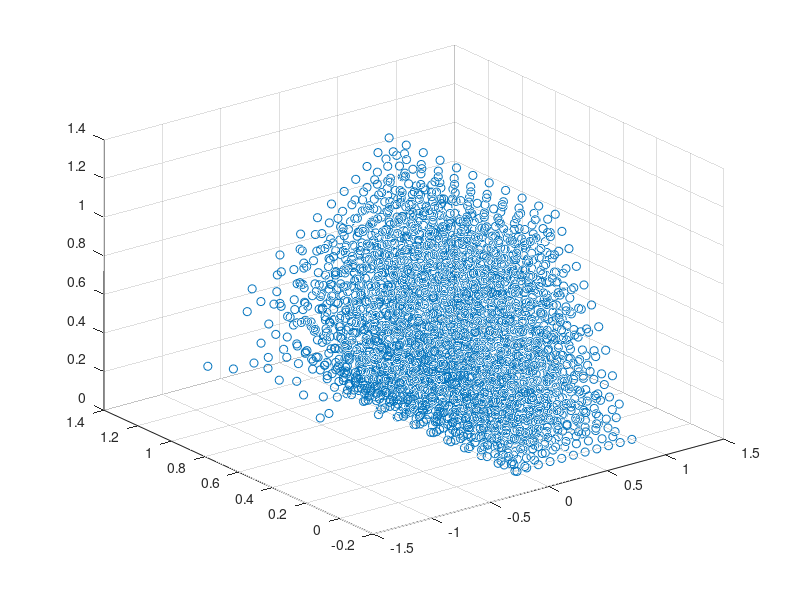

Source code (MATLAB):
%
% fem3d_tet_linear.m
% 
% Created by Wei Chen on 8/4/21
%

function fem3d_tet_linear() % nvet: number of vertices, nele: number of elements
nvet = 3168;
nele = 16563;

disp('fem simulation start')

eeps = 1e-8;
% USER-DEFINED MATERIAL PROPERTIES
E = 1.0;          % Young's modulus of solid material
nu = 0.3;         % Poisson's ratio 
% constitutive matrix
D = E / (1 + nu) / (1 - 2 * nu) * ...
[ 1-nu   nu   nu     0          0          0     ;
    nu 1-nu   nu     0          0          0     ;
    nu   nu 1-nu     0          0          0     ;
     0    0    0 (1-2*nu)/2     0          0     ;
     0    0    0     0      (1-2*nu)/2     0     ;
     0    0    0     0          0      (1-2*nu)/2];

% read coordinates of vertices, tetrahedron information
cor = load('input/cor.txt');
elem = load('input/elem.txt');

% PREPARE FINITE ELEMENT ANALYSIS
ndof = nvet * 3;
U = zeros(ndof,1);
F = zeros(ndof,1);

% USER-DEFINED LOAD DOFs
for vI = 1:nvet
    if (abs(cor(vI, 3) - 1.0) < eeps) && (abs(cor(vI, 1)) < eeps)
        F(vI*3-2, 1) = -0.01; 
    end
end
disp('compute load');

% USER-DEFINED SUPPORT FIXED DOFs
fixednids = find(abs(cor(:, 3)) < eeps);
fixeddofs = [3*fixednids-2; 3*fixednids-1; 3*fixednids];
freedofs = setdiff(1:ndof,fixeddofs);
disp('compute DBC')

% assembly the stiffness matrix
edofMat = kron(elem, 3*ones(1, 3));
edofMat(:, 1:3:12) = edofMat(:, 1:3:12) - 2;
edofMat(:, 2:3:12) = edofMat(:, 2:3:12) - 1;
iK = reshape(kron(edofMat,ones(12,1))',12*12*nele,1);
jK = reshape(kron(edofMat,ones(1,12))',12*12*nele,1);

sK = zeros(12*12, nele);
for eleI = 1:nele
    X = cor([elem(eleI, 1), elem(eleI, 2), elem(eleI, 3), elem(eleI, 4)], :);
    KE = initKE(D, X);
    sK(:, eleI) = KE(:);
end
sK = reshape(sK, 12*12*nele, 1);

% FE-ANALYSIS
K = sparse(iK,jK,sK); K = (K+K')/2;
U(freedofs,:) = K(freedofs,freedofs)\F(freedofs,:);
disp('solve')

save U.mat U;
% display result
cor1 = cor + reshape(U, 3, nvet)';
scatter3(cor1(:, 1), cor1(:, 2), cor1(:, 3));

disp('simulation end')

end

% === GENERATE ELEMENT STIFFNESS MATRIX ===
% X: 4*3 matrix, which is corridinates of element vertices
function [KE] = initKE(D, X)
H = ...
[ 1.0 X(1, 1) X(1, 2) X(1, 3);
  1.0 X(2, 1) X(2, 2) X(2, 3);
  1.0 X(3, 1) X(3, 2) X(3, 3);
  1.0 X(4, 1) X(4, 2) X(4, 3)];
V6 = abs(det(H)); % 6*V, V is volumn of tetrahedron element

% a1 =  det(H([2, 3, 4], [2, 3, 4]));
% a2 = -det(H([1, 3, 4], [2, 3, 4]));
% a3 =  det(H([1, 2, 4], [2, 3, 4]));
% a4 = -det(H([1, 2, 3], [2, 3, 4]));

b1 = -det(H([2, 3, 4], [1, 3, 4]));
b2 =  det(H([1, 3, 4], [1, 3, 4]));
b3 = -det(H([1, 2, 4], [1, 3, 4]));
b4 =  det(H([1, 2, 3], [1, 3, 4]));

c1 =  det(H([2, 3, 4], [1, 2, 4]));
c2 = -det(H([1, 3, 4], [1, 2, 4]));
c3 =  det(H([1, 2, 4], [1, 2, 4]));
c4 = -det(H([1, 2, 3], [1, 2, 4]));

d1 = -det(H([2, 3, 4], [1, 2, 3]));
d2 =  det(H([1, 3, 4], [1, 2, 3]));
d3 = -det(H([1, 2, 4], [1, 2, 3]));
d4 =  det(H([1, 2, 3], [1, 2, 3]));

B = zeros(6, 12);

B(:, 1:3) = ...
[ b1  0  0;
   0 c1  0;
   0  0 d1;
  c1 b1  0;
   0 d1 c1;
  d1  0 b1];

B(:, 4:6) = ...
[ b2  0  0;
   0 c2  0;
   0  0 d2;
  c2 b2  0;
   0 d2 c2;
  d2  0 b2];

B(:, 7:9) = ...
[ b3  0  0;
   0 c3  0;
   0  0 d3;
  c3 b3  0;
   0 d3 c3;
  d3  0 b3];

B(:, 10:12) = ...
[ b4  0  0;
   0 c4  0;
   0  0 d4;
  c4 b4  0;
   0 d4 c4;
  d4  0 b4];

B = B / V6;
KE = V6 / 6.0 * (B' * D * B);
end